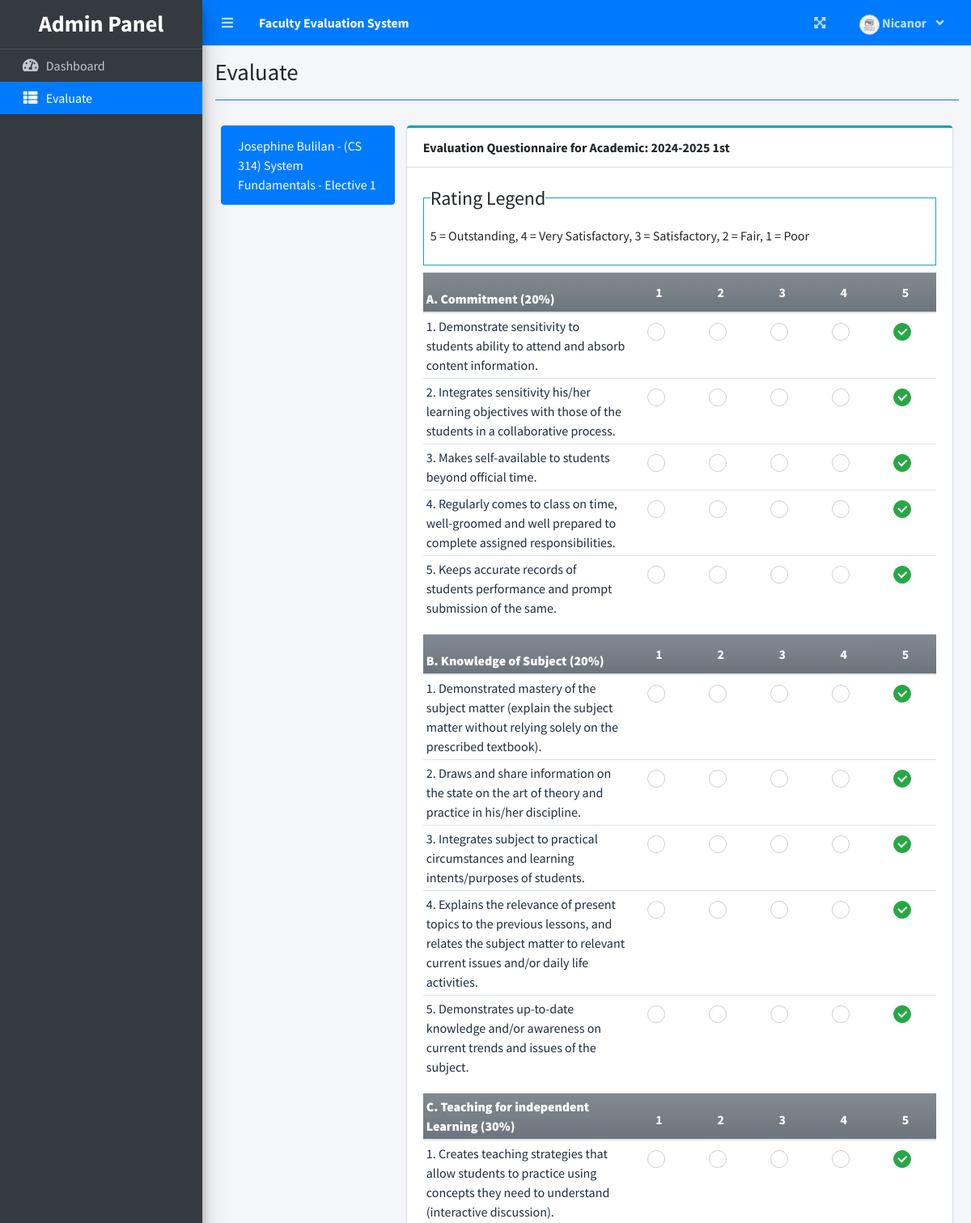
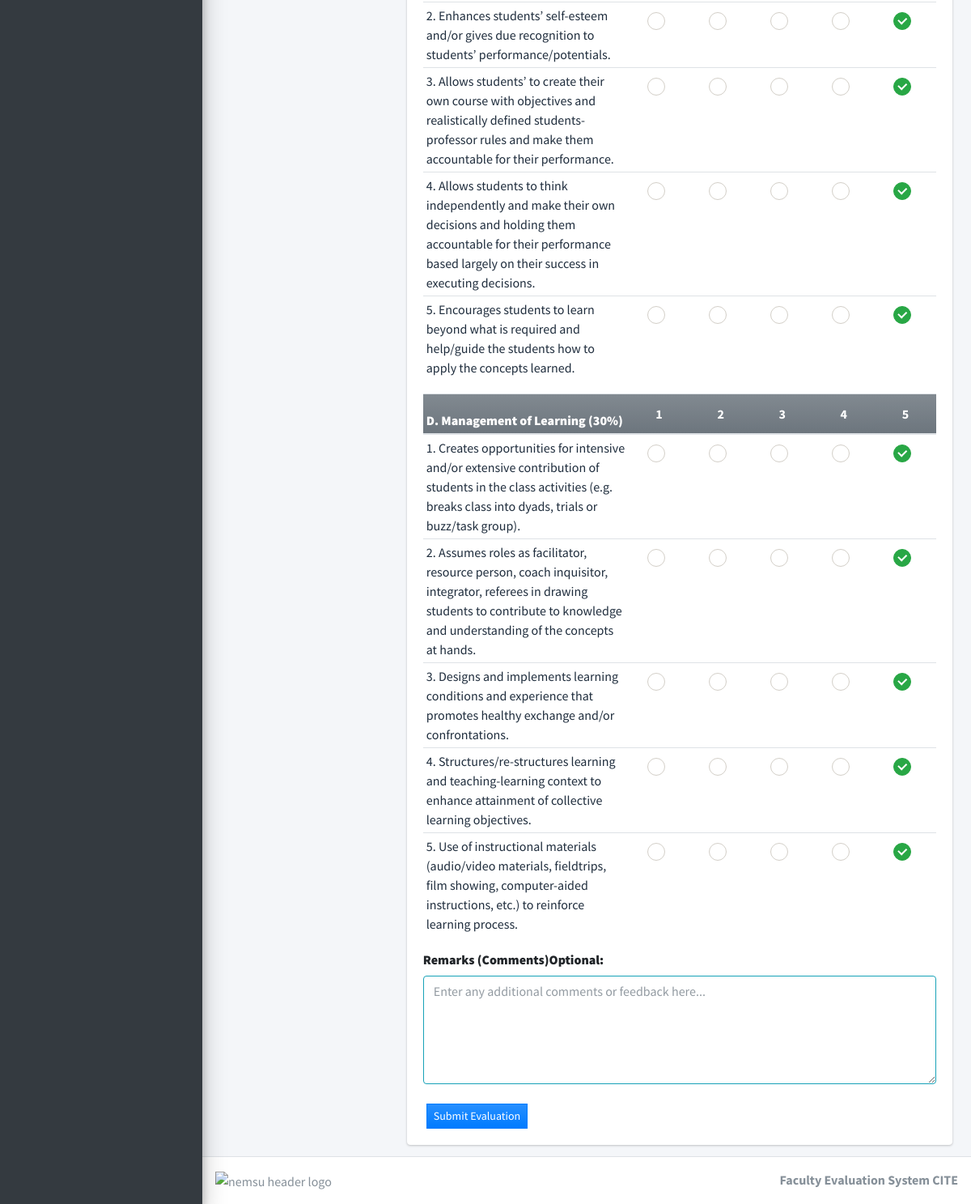
Page /index.php?page=evaluate (signed in) on the committed database (2 pictures, top to bottom).
### tables this page shows
CREATE TABLE `restriction_list` (
  `id` int(30) NOT NULL,
  `academic_id` int(30) NOT NULL,
  `faculty_id` int(30) NOT NULL,
  `class_id` int(30) NOT NULL,
  `subject_id` int(30) NOT NULL
);

CREATE TABLE `subject_list` (
  `id` int(30) NOT NULL,
  `code` varchar(50) NOT NULL,
  `subject` text NOT NULL,
  `description` text NOT NULL
);

CREATE TABLE `criteria_list` (
  `id` int(30) NOT NULL,
  `criteria` text NOT NULL,
  `order_by` int(30) NOT NULL,
  `criteria_rate` decimal(5,2) NOT NULL
);

CREATE TABLE `question_list` (
  `id` int(30) NOT NULL,
  `academic_id` int(30) NOT NULL,
  `question` text NOT NULL,
  `order_by` int(30) NOT NULL,
  `criteria_id` int(30) NOT NULL
);

### student/evaluate.php (the view, shortened to what this page needs)
<?php
function ordinal_suffix($num){
    $num = $num % 100;
    if($num < 11 || $num > 13){
         switch($num % 10){
            case 1: return $num.'st';
        }
    }
    return $num.'th';
}
$rid='';
$restriction = $conn->query("
    SELECT
        r.id,
        s.id as sid,
        f.id as fid,
        CONCAT(f.firstname, ' ', f.lastname) as faculty,
        s.code,
        s.subject
    FROM
        restriction_list r
    INNER JOIN
        faculty_list f ON f.id = r.faculty_id
    INNER JOIN
        subject_list s ON s.id = r.subject_id
    WHERE
        r.academic_id = {$_SESSION['academic']['id']}
        AND r.class_id = {$_SESSION['login_class_id']}
        AND r.id NOT IN (
            SELECT restriction_id
            FROM evaluation_list
            WHERE evaluation_list.academic_id = {$_SESSION['academic']['id']}
            AND evaluation_list.student_id = {$_SESSION['login_id']}
        )
");
?>
<div class="col-lg-12">
	<div class="row">
		<div class="col-md-3">
			<div class="list-group">
				<?php
				while($row=$restriction->fetch_array()):
					if(empty($rid)){
							$rid = $row['id'];
						}
				?>
				<a class="list-group-item list-group-item-action <?php echo isset($rid) && $rid == $row['id'] ? 'active' : '' ?>" href="./index.php?page=evaluate&rid=<?php echo $row['id'] ?>&sid=<?php echo $row['sid'] ?>&fid=<?php echo $row['fid'] ?>"><?php echo ucwords($row['faculty']).' - ('.$row["code"].') '.$row['subject'] ?></a>
			<?php endwhile; ?>
			</div>
		</div>
		<div class="col-md-9">
			<div class="card card-outline card-info">
				<div class="card-header">
					<b>Evaluation Questionnaire for Academic: <?php echo $_SESSION['academic']['year'].' '.(ordinal_suffix($_SESSION['academic']['semester'])) ?> </b>
				</div>
				<div class="card-body">
					<fieldset class="border border-info p-2 w-100">
					   <legend  class="w-auto">Rating Legend</legend>
					   <p>5 = Outstanding, 4 = Very Satisfactory, 3 = Satisfactory, 2 = Fair, 1 = Poor</p>
					</fieldset>
					<form id="manage-evaluation">
					<?php
						$criteria = $conn->query("SELECT * FROM criteria_list where id in (SELECT criteria_id FROM question_list where academic_id = {$_SESSION['academic']['id']} ) order by abs(order_by) asc ");
						while($crow = $criteria->fetch_assoc()):
					?>
					<table class="table table-condensed">
						<thead>
							<tr class="bg-gradient-secondary">
								<th class=" p-1"><b><?php echo $crow['criteria'] ?></b></th>
								<th class="text-center">1</th>
								<th class="text-center">2</th>
								<th class="text-center">3</th>
								<th class="text-center">4</th>
								<th class="text-center">5</th>
							</tr>
						</thead>
						<tbody class="tr-sortable">
							<?php
							$questions = $conn->query("SELECT * FROM question_list where criteria_id = {$crow['id']} and academic_id = {$_SESSION['academic']['id']} order by abs(order_by) asc ");
							while($row=$questions->fetch_assoc()):
							?>
							<tr class="bg-white">
								<td class="p-1" width="40%">
									<?php echo $row['question'] ?>
								</td>
								<?php for($c=1;$c<=5;$c++): ?>
								<td class="text-center">
									<div class="icheck-success d-inline">
				                        <label for="qradio<?php echo $row['id'].'_'.$c ?>">
				                        </label>
			                      </div>
								</td>
								<?php endfor; ?>
							</tr>
							<?php endwhile; ?>
						</tbody>
					</table>
					<?php endwhile; ?>
					<div class="mt-3">
						<label for="remarks" class="form-label"><b>Remarks (Comments)Optional:</b></label>
						<textarea id="remarks" name="remarks" class="form-control border border-info" rows="5" placeholder="Enter any additional comments or feedback here..."></textarea><br>
					</div>
					<div class="card-tools">
						<button class="btn btn-sm btn-flat btn-primary bg-gradient-primary mx-1" form="manage-evaluation">Submit Evaluation</button>
					</div>
					</form>
				</div>
			</div>
		</div>
	</div>
</div>

### index.php (shortened to what this page needs)
<!DOCTYPE html>
<html lang="en">
<?php
	include 'header.php'
?>
<body class="hold-transition sidebar-mini layout-fixed layout-navbar-fixed layout-footer-fixed">
<div class="wrapper">
  <?php include 'topbar.php' ?>
  <?php include $_SESSION['login_view_folder'].'sidebar.php' ?>
  <div class="content-wrapper">
    <div class="content-header">
      <div class="container-fluid">
        <div class="row mb-2">
          <div class="col-sm-6">
            <h1 class="m-0"><?php echo $title ?></h1>
          </div>
        </div>
            <hr class="border-primary">
      </div>
    </div>
    <section class="content">
      <div class="container-fluid">
         <?php
            $page = isset($_GET['page']) ? $_GET['page'] : 'home';
            if(!file_exists($_SESSION['login_view_folder'].$page.".php")){
                include '404.html';
            }else{
            include $_SESSION['login_view_folder'].$page.'.php';
            }
          ?>
      </div>
    </section>
  </div>
  <footer class="main-footer">
    <div class="float-left d-none d-sm-inline-block">
      <img src="https://nemsu.edu.ph/assets/images/nemsu-site-header.svg" alt="nemsu header logo" width="75%" height="40px">
    </div>
    <div class="float-right d-none d-sm-inline-block">
      <b><?php echo $_SESSION['system']['name'] ?> CITE</b>
    </div>
  </footer>
</div>
</body>
</html>

### header.php (shortened to what this page needs)
<head>
  <?php
  $title = isset($_GET['page']) ? ucwords(str_replace("_", ' ', $_GET['page'])) : "Home";
  ?>
  <link rel="stylesheet" href="assets/plugins/fontawesome-free/css/all.min.css">
  <link rel="stylesheet" href="https://code.ionicframework.com/ionicons/2.0.1/css/ionicons.min.css">
  <link rel="stylesheet" href="assets/plugins/overlayScrollbars/css/OverlayScrollbars.min.css">
  <link rel="stylesheet" href="assets/plugins/datatables-bs4/css/dataTables.bootstrap4.min.css">
  <link rel="stylesheet" href="assets/plugins/datatables-responsive/css/responsive.bootstrap4.min.css">
  <link rel="stylesheet" href="assets/plugins/datatables-buttons/css/buttons.bootstrap4.min.css">
  <link rel="stylesheet" href="assets/plugins/select2/css/select2.min.css">
  <link rel="stylesheet" href="assets/plugins/select2-bootstrap4-theme/select2-bootstrap4.min.css">
  <link rel="stylesheet" href="assets/plugins/sweetalert2-theme-bootstrap-4/bootstrap-4.min.css">
  <link rel="stylesheet" href="assets/plugins/jquery-ui/jquery-ui.min.css">
  <link rel="stylesheet" href="assets/plugins/toastr/toastr.min.css">
  <link rel="stylesheet" href="assets/plugins/dropzone/min/dropzone.min.css">
  <link rel="stylesheet" href="assets/dist/css/jquery.datetimepicker.min.css">
  <link rel="stylesheet" href="assets/plugins/icheck-bootstrap/icheck-bootstrap.min.css">
  <link rel="stylesheet" href="assets/plugins/bootstrap4-toggle/css/bootstrap4-toggle.min.css">
  <link rel="stylesheet" href="assets/dist/css/adminlte.min.css">
  <link rel="stylesheet" href="assets/dist/css/adminlte.css">
  <link rel="stylesheet" href="assets/dist/css/styles.css">
  <link rel="stylesheet" href="assets/plugins/summernote/summernote-bs4.min.css">
</head>

### topbar.php (shortened to what this page needs)
<nav class="main-header navbar navbar-expand navbar-primary navbar-dark ">
  <ul class="navbar-nav">
    <?php if(isset($_SESSION['login_id'])): ?>
    <li class="nav-item">
      <a class="nav-link" data-widget="pushmenu" href="" role="button"><i class="fas fa-bars"></i></a>
    </li>
  <?php endif; ?>
    <li>
      <a class="nav-link text-white"  href="./" role="button"> <large><b><?php echo $_SESSION['system']['name'] ?></b></large></a>
    </li>
  </ul>
  <ul class="navbar-nav ml-auto">
    <li class="nav-item">
      <a class="nav-link" data-widget="fullscreen" href="#" role="button">
        <i class="fas fa-expand-arrows-alt"></i>
      </a>
    </li>
   <li class="nav-item dropdown">
          <a class="nav-link"  data-toggle="dropdown" aria-expanded="true" href="javascript:void(0)">
            <span>
              <div class="d-felx badge-pill">
                <span class=""><img src="assets/uploads/<?php echo $_SESSION['login_avatar'] ?>" alt="" class="user-img border "></span>
                <span><b><?php echo ucwords($_SESSION['login_firstname']) ?></b></span>
                <span class="fa fa-angle-down ml-2"></span>
              </div>
            </span>
          </a>
    </li>
  </ul>
</nav>

### student/sidebar.php (shortened to what this page needs)
<aside class="main-sidebar sidebar-dark-primary elevation-4">
  <div class="dropdown">
 	<a href="./" class="brand-link">
      <h3 class="text-center p-0 m-0"><b>Admin Panel</b></h3>
  </a>
  </div>
  <div class="sidebar ">
    <nav class="mt-2">
      <ul class="nav nav-pills nav-sidebar flex-column nav-flat" data-widget="treeview" role="menu" data-accordion="false">
       <li class="nav-item dropdown">
          <a href="./" class="nav-link nav-home">
            <i class="nav-icon fas fa-tachometer-alt"></i>
            <p>
              Dashboard
            </p>
          </a>
        </li>
        <li class="nav-item dropdown">
          <a href="./index.php?page=evaluate" class="nav-link nav-evaluate">
            <i class="nav-icon fas fa-th-list"></i>
            <p>
              Evaluate
            </p>
          </a>
        </li>
      </ul>
    </nav>
  </div>
</aside>

### topbar.php (style rules this page uses)
.user-img { border-radius: 50%; height: 25px; width: 25px; object-fit: cover; }

### rows in the picture
restriction_list: faculty "Josephine Bulilan", subject_list.code "CS 314", subject_list.subject "System Fundamentals - Elective 1"
criteria_list: criteria "A. Commitment (20%)"
question_list: question "1. Demonstrate sensitivity to students ability to attend and absorb content information."
question_list: question "2. Integrates sensitivity his/her learning objectives with those of the students in a collaborative process."
question_list: question "3. Makes self-available to students beyond official time."
question_list: question "4. Regularly comes to class on time, well-groomed and well prepared to complete assigned responsibilities."
question_list: question "5. Keeps accurate records of students performance and prompt submission of the same."
criteria_list: criteria "B. Knowledge of Subject (20%)"
question_list: question "1. Demonstrated mastery of the subject matter (explain the subject matter without relying solely on the prescribed textbook)."
question_list: question "2. Draws and share information on the state on the art of theory and practice in his/her discipline."
question_list: question "3. Integrates subject to practical circumstances and learning intents/purposes of students."
question_list: question "4. Explains the relevance of present topics to the previous lessons, and relates the subject matter to relevant current issues and/or daily life activities."
question_list: question "5. Demonstrates up-to-date knowledge and/or awareness on current trends and issues of the subject."
criteria_list: criteria "C. Teaching for independent Learning (30%)"
question_list: question "1. Creates teaching strategies that allow students to practice using concepts they need to understand (interactive discussion)."
question_list: question "2. Enhances students’ self-esteem and/or gives due recognition to students’ performance/potentials."
question_list: question "3. Allows students’ to create their own course with objectives and realistically defined students-professor rules and make them accountable for their performance."
question_list: question "4. Allows students to think independently and make their own decisions and holding them accountable for their performance based largely on their success in executing decisions."
question_list: question "5. Encourages students to learn beyond what is required and help/guide the students how to apply the concepts learned."
criteria_list: criteria "D. Management of Learning (30%)"
question_list: question "1. Creates opportunities for intensive and/or extensive contribution of students in the class activities (e.g. breaks class into dyads, trials or buzz/task group)."
question_list: question "2. Assumes roles as facilitator, resource person, coach inquisitor, integrator, referees in drawing students to contribute to knowledge and understanding of the concepts at hands."
question_list: question "3. Designs and implements learning conditions and experience that promotes healthy exchange and/or confrontations."
question_list: question "4. Structures/re-structures learning and teaching-learning context to enhance attainment of collective learning objectives."
question_list: question "5. Use of instructional materials (audio/video materials, fieldtrips, film showing, computer-aided instructions, etc.) to reinforce learning process."

### other values in the picture
$_SESSION['system']['name'] "Faculty Evaluation System"
$_SESSION['login_firstname'] "Nicanor"
$title "Evaluate"
$_SESSION['academic']['year'] "2024-2025"
ordinal_suffix($_SESSION['academic']['semester']) "1st"
